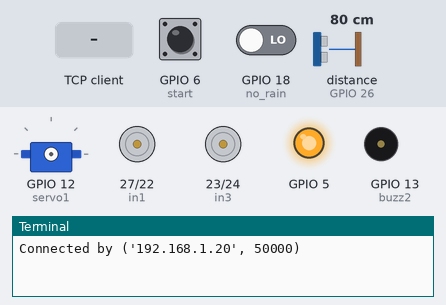
This program was run on a simulated Raspberry Pi (BCM pin numbers). On the bench: servo, motor-driver pin pairs drawn as motors (green arrow = first pin HIGH = forward, orange = second pin HIGH = backward, longer = more drive, scaled by the enable pin), output pins drawn as LEDs (lit = HIGH), buzzer (waves = sounding, pin HIGH), the last lines printed to the terminal. Inputs (shaded band) come from the test bench; at power-on: GPIO 6 (start) LOW, GPIO 18 (no_rain) LOW, distance to the obstacle (sensor on GPIO 26) 80 cm. The echo pulse lasts 58.3 µs per cm; one TCP client connects 1 s after the port opens and stays connected; servo angles are drawn from the pulse width (0.5 ms = 0°, 2.5 ms = 180°); threads take turns every 2 ms; the clock reads 2024-03-15 10:24:30 at power-on unless the program sets it; pins used as bus, display or sensor lines are not drawn.

Above: at 1.2 s.
1.3 s: the TCP client sends "1"
At 1.55 s:
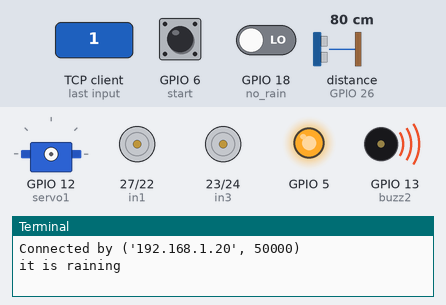
4.3 s: the TCP client sends "2"
At 6.7 s:
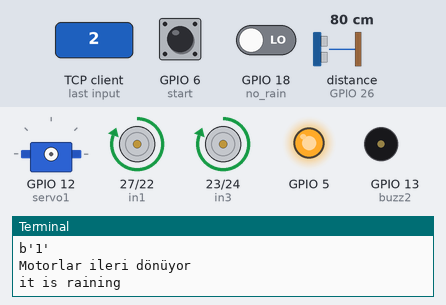
7.3 s: the TCP client sends "3"
At 16.3 s:
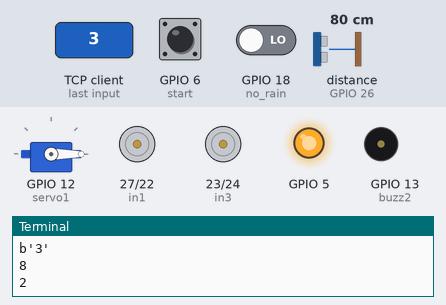
Timing chart, 0 to 25.8 s (numbered marks = the images above; inputs shaded):
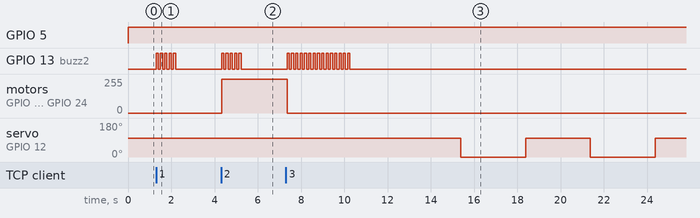

Measured:
- after the input at 1.3 s, GPIO 13 (buzz2): alternates HIGH for 0.10 s and LOW for 0.10 s, 10 changes in all, then stays LOW, starting at once
- after the input at 4.3 s, GPIO 13 (buzz2): alternates HIGH for 0.10 s and LOW for 0.10 s, 10 changes in all, then stays LOW, starting at once
- after the input at 7.3 s, servo on GPIO 12 (servo1): alternates 99° for 3.0 s and 0° for 3.0 s, starting after 8.1 s

The program:

car.py
```python
import socket
import threading
HOST = '172.20.10.4'  # Standard loopback interface address (localhost)
PORT = 1211       # Port to listen on (non-privileged ports are > 1023)


import	RPi.GPIO as GPIO
import time
from gpiozero import Buzzer
from gpiozero import Buzzer,InputDevice
GPIO.setwarnings(False)
GPIO.setmode(GPIO.BCM)
GPIO.setmode(GPIO.BCM )
GPIO.setup(12,GPIO.OUT)
servo1=GPIO.PWM(12,50)
servo1.start(0)
GPIO.setwarnings(False)

TRIG=16
ECHO=26
buzz2=Buzzer(13)
no_rain=InputDevice(18)

uzaklik=1
yagmur_durumu="acik"
ena=17
in1=27
in2=22
in3=23
in4=24
enb=25
GPIO.setup(6,GPIO.IN)
GPIO.setup(5,GPIO.OUT)
GPIO.setup(in1,GPIO.OUT)
GPIO.setup(in2,GPIO.OUT)
GPIO.setup(in3,GPIO.OUT)
GPIO.setup(in4,GPIO.OUT)
GPIO.setup(ena,GPIO.OUT)
GPIO.setup(enb,GPIO.OUT)
GPIO.setup(TRIG,GPIO.OUT)
GPIO.setup(ECHO,GPIO.IN)


def ileri():
	print("Motorlar ileri dönüyor")
	GPIO.output(in1,GPIO.HIGH)
	GPIO.output(in2,GPIO.LOW)
	GPIO.output(ena,GPIO.HIGH)

	GPIO.output(in3,GPIO.HIGH)
	GPIO.output(in4,GPIO.LOW)
	GPIO.output(enb,GPIO.HIGH)

def geri():
	print("Motorlar geri dönüyor")
	GPIO.output(in1,GPIO.LOW)
	GPIO.output(in2,GPIO.HIGH)
	GPIO.output(ena,GPIO.HIGH)

	GPIO.output(in3,GPIO.LOW)
	GPIO.output(in4,GPIO.HIGH)
	GPIO.output(enb,GPIO.HIGH)
def sag():
	print("Motorlar saga dönüyor")
	GPIO.output(in1,GPIO.LOW)
	GPIO.output(in2,GPIO.HIGH)
	GPIO.output(ena,GPIO.HIGH)

	GPIO.output(in3,GPIO.HIGH)
	GPIO.output(in4,GPIO.LOW)
	GPIO.output(enb,GPIO.HIGH)
def sol():
	print("Motorlar sola dönüyor")
	GPIO.output(in1,GPIO.HIGH)
	GPIO.output(in2,GPIO.LOW)
	GPIO.output(ena,GPIO.HIGH)

	GPIO.output(in3,GPIO.LOW)
	GPIO.output(in4,GPIO.HIGH)
	GPIO.output(enb,GPIO.HIGH)
def buzz_now(iterations):
    for x in range(iterations):
        buzz2.on()
        time.sleep(0.1)
        buzz2.off()
        time.sleep(0.1)
def stop():
	print("motorlar durdu")
	GPIO.output(ena,GPIO.LOW)
	GPIO.output(enb,GPIO.LOW)
	GPIO.setwarnings(False)
	buzz_now(10)
def mesafe():
    global uzaklik
    GPIO.output(TRIG,False)
    time.sleep(2)
    GPIO.output(TRIG,True)
    time.sleep(0.00001)
    GPIO.output(TRIG,False)
    while GPIO.input(ECHO)==0:
        pulse_start=time.time()
    while GPIO.input(ECHO)==1:
        pulse_end=time.time()
    pulse_duration=pulse_end-pulse_start
    distance=pulse_duration*17150
    distance=round(distance,2)
    uzaklik=  distance

def servo(k):
    aci=2
    for i in range(6):
        aci=aci+6
        if aci>12:
           aci=2
        print(aci)
        servo1.ChangeDutyCycle(aci)
        time.sleep(k)

def yagmur():
    global yagmur_durumu
    if not no_rain.is_active:
        print("it is raining")
        buzz_now(5)
        yagmur_durumu="yagmurlu"
    else:
        yagmur_durumu="Gunesli"
a=1
def lamba():
    global a
    while(1):
        if a==1:
            GPIO.output(5,GPIO.HIGH)
            time.sleep(0.01)
        elif a==2:
                GPIO.output(5,GPIO.HIGH)
                time.sleep(0.04)
                GPIO.output(5,GPIO.LOW)
                time.sleep(0.03)
        elif a==3:
                GPIO.output(5,GPIO.HIGH)
                time.sleep(0.01)
                GPIO.output(5,GPIO.LOW)
                time.sleep(0.02)
        elif a==4:
                GPIO.output(5,GPIO.LOW)
ldr_durum=""

def ldr():
    global ldr_durum
    start=GPIO.input(6)
    if GPIO.input(6)==0:
        ldr_durum=""
    else:
        ldr_durum="tünele girildi"

x = threading.Thread(target=lamba)
x.start()
with socket.socket(socket.AF_INET, socket.SOCK_STREAM) as s:
    s.bind((HOST, PORT))
    s.listen()
    conn, addr = s.accept()
    with conn:
        print('Connected by', addr)
        while True:
                data = conn.recv(1024)
                yagmur()
                mesafe()
                ldr()
                yagmur_durum="z"+yagmur_durumu+"\r\n"
                conn.send(yagmur_durum.encode())
                time.sleep(0.01)
                mes="q"+str(uzaklik)+"\r\n"
                conn.send(mes.encode())
                time.sleep(0.01)
                ldr_durum="r"+ldr_durum+"\r\n"
                conn.send(ldr_durum.encode())
                try:
                    data=str(data).replace("\\","").replace("r","").replace("n","").replace(" ","")
                except:
                    pass
                if (not data):
                    break
                print(data)
                if(str(data)[2]=='1'):
                    ileri()
                elif (str(data)[2]=='2'):
                    stop()
                elif (str(data)[2]=='3'):
                    servo(3)
                elif(str(data)[2]=='4'):
                    sol()
                elif(str(data)[2]=='5'):
                    sag()
                elif(str(data)[2]=='6'):
                    geri()
                elif(str(data)[2]=='7'):
                    servo(2)
                elif(str(data)[2]=='8'):
                    servo(1)
                elif(str(data)[2]=='9'):
                    servo(0.5)
                elif(str(data)[2]=='a'):
                    a=1
                elif(str(data)[2]=='b'):
                    a=2
                elif(str(data)[2]=='c'):
                    a=3
                elif(str(data)[2]=='d'):
                    a=4
                else:
                    pass
```
